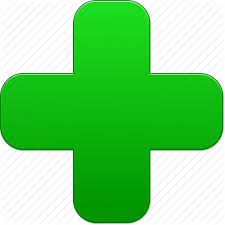
#> input picture green.jpg, 225 x 225 px
$ python -i greenCross.py   (imports and definitions only)
#> lines starting #> are read from the running program, lines starting #| are printed output that depends on the picture; after the words box and inside, x2 and y2 are one past the last pixel; in counts of white or black regions, pixels touching at a corner belong together
#> further down, picture is the input picture: shape (225, 225, 3); mean B, G, R 123.1, 213.5, 122.6
import cv2
import numpy
import math
from enum import Enum

class GripGreenCross:
    """
    An OpenCV pipeline generated by GRIP.
    """

    def __init__(self):
        """initializes all values to presets or None if need to be set
        """

        self.__hsv_threshold_hue = [43.70503597122302, 180.0]
        self.__hsv_threshold_saturation = [77.96762589928058, 222.52971137521223]
        self.__hsv_threshold_value = [82.55395683453237, 246.34125636672326]

        self.hsv_threshold_output = None


        self.__mask_mask = self.hsv_threshold_output

        self.mask_output = None

        self.__rgb_threshold_input = self.mask_output
        self.__rgb_threshold_red = [9.172661870503596, 127.28353140916808]
        self.__rgb_threshold_green = [82.55395683453237, 200.88285229202037]
        self.__rgb_threshold_blue = [32.10431654676259, 185.7300509337861]

        self.rgb_threshold_output = None

        self.__find_contours_input = self.rgb_threshold_output
        self.__find_contours_external_only = False

        self.find_contours_output = None

        self.__filter_contours_contours = self.find_contours_output
        self.__filter_contours_min_area = 80.0
        self.__filter_contours_min_perimeter = 40.0
        self.__filter_contours_min_width = 90.0
        self.__filter_contours_max_width = 1000.0
        self.__filter_contours_min_height = 0
        self.__filter_contours_max_height = 1000
        self.__filter_contours_solidity = [0, 100]
        self.__filter_contours_max_vertices = 1000000
        self.__filter_contours_min_vertices = 0
        self.__filter_contours_min_ratio = 0
        self.__filter_contours_max_ratio = 1000

        self.filter_contours_output = None


    def process(self, source0):
        """
        Runs the pipeline and sets all outputs to new values.
        """
        # Step HSV_Threshold0:
        self.__hsv_threshold_input = source0
        (self.hsv_threshold_output) = self.__hsv_threshold(self.__hsv_threshold_input, self.__hsv_threshold_hue, self.__hsv_threshold_saturation, self.__hsv_threshold_value)

        # Step Mask0:
        self.__mask_input = source0
        self.__mask_mask = self.hsv_threshold_output
        (self.mask_output) = self.__mask(self.__mask_input, self.__mask_mask)

        # Step RGB_Threshold0:
        self.__rgb_threshold_input = self.mask_output
        (self.rgb_threshold_output) = self.__rgb_threshold(self.__rgb_threshold_input, self.__rgb_threshold_red, self.__rgb_threshold_green, self.__rgb_threshold_blue)

        # Step Find_Contours0:
        self.__find_contours_input = self.rgb_threshold_output
        (self.find_contours_output) = self.__find_contours(self.__find_contours_input, self.__find_contours_external_only)

        # Step Filter_Contours0:
        self.__filter_contours_contours = self.find_contours_output
        (self.filter_contours_output) = self.__filter_contours(self.__filter_contours_contours, self.__filter_contours_min_area, self.__filter_contours_min_perimeter, self.__filter_contours_min_width, self.__filter_contours_max_width, self.__filter_contours_min_height, self.__filter_contours_max_height, self.__filter_contours_solidity, self.__filter_contours_max_vertices, self.__filter_contours_min_vertices, self.__filter_contours_min_ratio, self.__filter_contours_max_ratio)


    @staticmethod
    def __hsv_threshold(input, hue, sat, val):
        """Segment an image based on hue, saturation, and value ranges.
        Args:
            input: A BGR numpy.ndarray.
            hue: A list of two numbers the are the min and max hue.
            sat: A list of two numbers the are the min and max saturation.
            lum: A list of two numbers the are the min and max value.
        Returns:
            A black and white numpy.ndarray.
        """
        out = cv2.cvtColor(input, cv2.COLOR_BGR2HSV)
#> out: shape (225, 225, 3); mean H, S, V 35.2, 128, 213.5
        return cv2.inRange(out, (hue[0], sat[0], val[0]),  (hue[1], sat[1], val[1]))
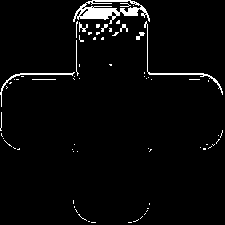
#> returned value: shape (225, 225); 3.4% white; 71 white regions (60 under 20 px), largest, box (x1, y1, x2, y2) and area: (73, 0, 150, 24) 785, (144, 21, 223, 95) 238, (0, 72, 75, 107) 181

    @staticmethod
    def __mask(input, mask):
        """Filter out an area of an image using a binary mask.
        Args:
            input: A three channel numpy.ndarray.
            mask: A black and white numpy.ndarray.
        Returns:
            A three channel numpy.ndarray.
        """
        return cv2.bitwise_and(input, input, mask=mask)
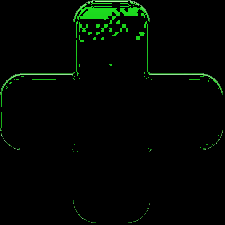
#> returned value: shape (225, 225, 3); mean of channels 0, 1, 2 1.7, 6.7, 1.6; drawn as B, G, R

    @staticmethod
    def __rgb_threshold(input, red, green, blue):
        """Segment an image based on color ranges.
        Args:
            input: A BGR numpy.ndarray.
            red: A list of two numbers the are the min and max red.
            green: A list of two numbers the are the min and max green.
            blue: A list of two numbers the are the min and max blue.
        Returns:
            A black and white numpy.ndarray.
        """
        out = cv2.cvtColor(input, cv2.COLOR_BGR2RGB)
        return cv2.inRange(out, (red[0], green[0], blue[0]),  (red[1], green[1], blue[1]))
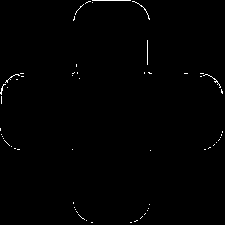
#> returned value: shape (225, 225); 0.59% white in thin lines or dots

    @staticmethod
    def __find_contours(input, external_only):
        """Sets the values of pixels in a binary image to their distance to the nearest black pixel.
        Args:
            input: A numpy.ndarray.
            external_only: A boolean. If true only external contours are found.
        Return:
            A list of numpy.ndarray where each one represents a contour.
        """
        if(external_only):
            mode = cv2.RETR_EXTERNAL
        else:
            mode = cv2.RETR_LIST
        method = cv2.CHAIN_APPROX_SIMPLE
        contours, hierarchy = cv2.findContours(input, mode=mode, method=method)
        return contours

    @staticmethod
    def __filter_contours(input_contours, min_area, min_perimeter, min_width, max_width,
                        min_height, max_height, solidity, max_vertex_count, min_vertex_count,
                        min_ratio, max_ratio):
        """Filters out contours that do not meet certain criteria.
        Args:
            input_contours: Contours as a list of numpy.ndarray.
            min_area: The minimum area of a contour that will be kept.
            min_perimeter: The minimum perimeter of a contour that will be kept.
            min_width: Minimum width of a contour.
            max_width: MaxWidth maximum width.
            min_height: Minimum height.
            max_height: Maximimum height.
            solidity: The minimum and maximum solidity of a contour.
            min_vertex_count: Minimum vertex Count of the contours.
            max_vertex_count: Maximum vertex Count.
            min_ratio: Minimum ratio of width to height.
            max_ratio: Maximum ratio of width to height.
        Returns:
            Contours as a list of numpy.ndarray.
        """
#> called with min_area = 80, min_perimeter = 40, min_width = 90, max_width = 1000, min_height = 0, max_height = 1000, max_vertex_count = 1000000, min_vertex_count = 0
        output = []
        for contour in input_contours:
            x,y,w,h = cv2.boundingRect(contour)
            if (w < min_width or w > max_width):
                continue
            if (h < min_height or h > max_height):
                continue
            area = cv2.contourArea(contour)
            if (area < min_area):
                continue
            if (cv2.arcLength(contour, True) < min_perimeter):
                continue
            hull = cv2.convexHull(contour)
            solid = 100 * area / cv2.contourArea(hull)
            if (solid < solidity[0] or solid > solidity[1]):
                continue
            if (len(contour) < min_vertex_count or len(contour) > max_vertex_count):
                continue
            ratio = (float)(w) / h
            if (ratio < min_ratio or ratio > max_ratio):
                continue
            output.append(contour)
        return output

>>> import cv2
>>> picture = cv2.imread('../green.jpg')
>>> result = GripGreenCross().process(picture)
